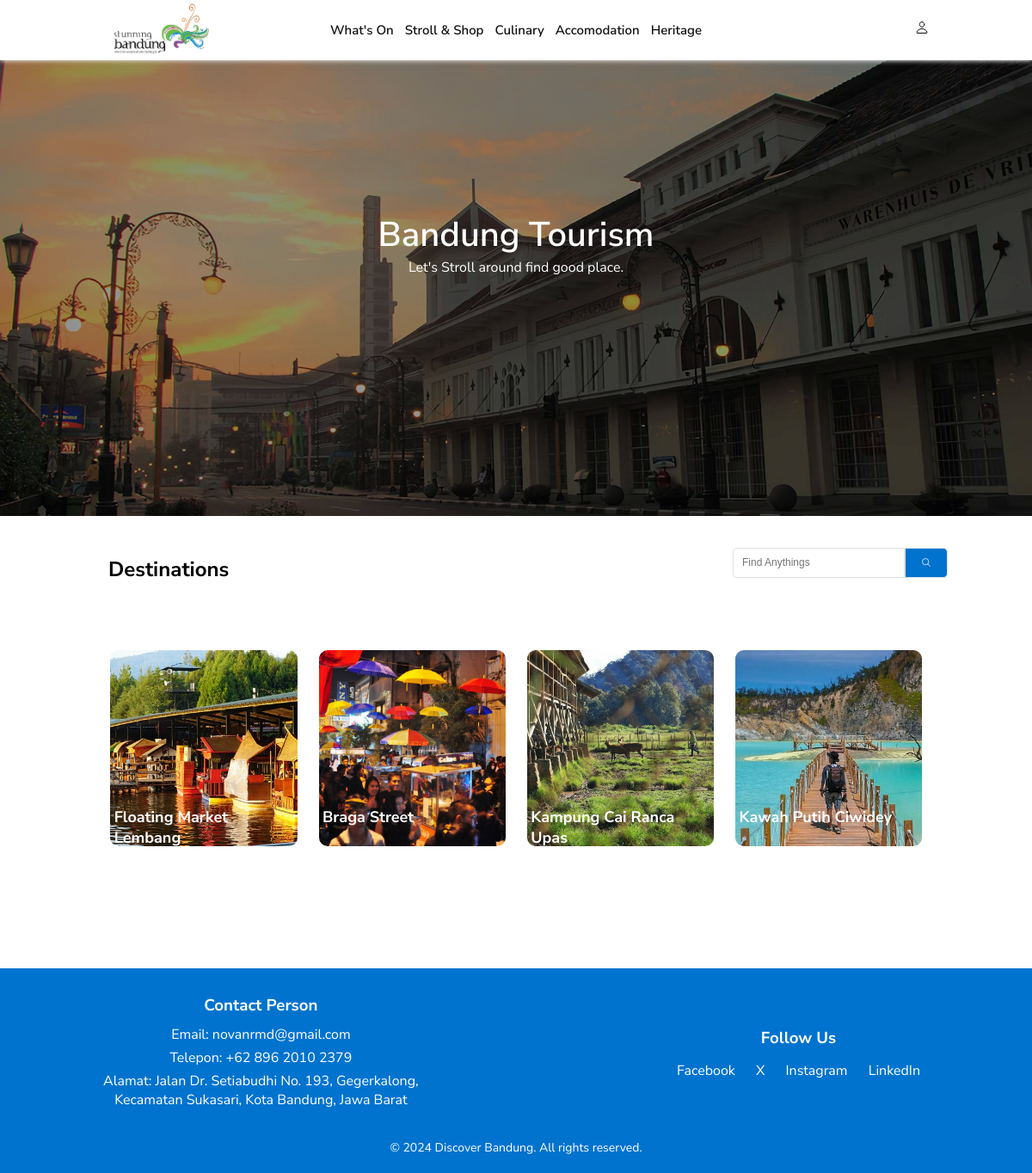
The app's page /strollshop.php with its own data.
### tables this page shows
CREATE TABLE `destination` (
  `id` int NOT NULL,
  `gambar_destination` varchar(255) NOT NULL,
  `judul_destination` varchar(50) NOT NULL
);

### admin/functions.php (called while the page is built, shortened)
<?php
$conn = mysqli_connect("localhost", "root", "", "pw2024_tubes_233040143");
function query($query)
{
    global $conn;
    $result = mysqli_query($conn, $query);
    $rows = [];
    while ($row = mysqli_fetch_assoc($result)) {
        $rows[] = $row;
    }
    return $rows;
}
?>

### strollshop.php (the view, shortened to what this page needs)
<?php
require 'admin/functions.php';
$destination = query("SELECT * FROM destination");
?>
<!DOCTYPE html>
<html lang="en">
  <head>
    <link rel="stylesheet" href="css/index.css" />
  </head>
  <body>
    <div class="navigation">
      <div class="logo">
        <a href=""><img src="assets/logo.png" alt="" /></a>
      </div>
      <div class="nav">
        <a href="index.php" class="nav-link">What's On</a>
        <a href="strollshop.php" class="nav-link">Stroll & Shop</a>
        <a href="culinary.php" class="nav-link">Culinary</a>
        <a href="accomodation.php" class="nav-link">Accomodation</a>
        <a href="heritage.php" class="nav-link">Heritage</a>
      </div>
      <div class="admin">
        <a href="login.php"><ion-icon name="person-outline"></ion-icon></a>
      </div>
    </div>
    <div class="hero">
      <img src="assets/header2.jpeg" alt="">
    </div>
    <div class="herotext">
      <h1>Bandung Tourism</h1>
      <h2>
        Let's Stroll around find good place.
      </h2>
    </div>
    <div class="search-container">
      <h2>Destinations</h2>
      <form action="" class="search-bar">
        <input type="text" class="search-input" placeholder="Find Anythings">
        <button class="search-button"><ion-icon name="search-outline"></ion-icon></button>
      </form>
    </div>
    <div class="catalog">
      <?php foreach ($destination as $dest) : ?>
      <div class="event2">
        <a href="floatingmarket.php">
          <div class="photo">
            <img src="assets/<?= $dest["gambar_destination"];?>" alt="" />
            <div class="textevent2">
              <h2><?= $dest["judul_destination"]; ?></h2>
            </div>
          </div>
        </a>
      </div>
      <?php endforeach; ?>
    </div>
  </body>
  <footer>
    <div class="container">
        <div class="contact">
            <h3>Contact Person</h3>
            <p>Email: novanrmd@gmail.com</p>
            <p>Telepon: +62 896 2010 2379</p>
            <p>Alamat: Jalan Dr. Setiabudhi No. 193, Gegerkalong, <br> Kecamatan Sukasari, Kota Bandung, Jawa Barat </p>
        </div>
        <div class="social-media">
            <h3>Follow Us</h3>
            <a href="https://www.facebook.com/groups/infobandungkota" target="_blank"><i class="fab fa-facebook-f"></i> Facebook</a>
            <a href="https://x.com/Infobandungkota" target="_blank"><i class="fab fa-twitter"></i> X</a>
            <a href="https://www.instagram.com/infobandungkota/" target="_blank"><i class="fab fa-instagram"></i> Instagram</a>
            <a href="https://linkedin.com" target="_blank"><i class="fab fa-linkedin"></i> LinkedIn</a>
        </div>
    </div>
    <div class="copyright">
        &copy; 2024 Discover Bandung. All rights reserved.
    </div>
</footer>
</html>

### css/index.css (style rules this page uses)
* { padding: 0; margin: 0; box-sizing: border-box; list-style-type: none; text-decoration: none; }
body { font-family: "Nunito Sans", sans-serif; position: relative; overflow-x: hidden; }
.navigation { width: 100%; height: 70px; align-items: center; justify-content: space-between; position: fixed; display: flex; top: 0; background-color: white; z-index: 9999; box-shadow: 0px 1px 5px #e0e0e0; z-index: 99999; }
.logo img { top: -26%; width: 130px; height: 110px; position: absolute; left: 10%; }
.nav { font-weight: 600; display: flex; position: absolute; justify-content: space-between; align-items: center; left: 32%; top: 0.5px; right: 32%; bottom: 0; padding: 0; font-size: 15px; }
.navigation a { color: #111111; transition: 0.2s; }
.admin { position: absolute; right: 10%; }
.hero img { width: 100%; height: 75vh; position: relative; filter: brightness(60%); top: 20%; object-fit: cover; }
.herotext h1 { width: 100%; position: absolute; top: 18%; text-align: center; font-size: 40px; color: white; text-align: center; font-weight: 600; z-index: 999; }
.herotext h2 { width: 100%; position: absolute; top: 22%; text-align: center; font-size: 16px; color: white; text-align: center; font-weight: 400; z-index: 999; }
.search-container { margin-top: 40px; position: relative; width: 100%; height: 30px; }
.search-container h2 { margin-left: 10.5%; }
.search-bar { position: absolute; left: 71%; bottom: 15%; display: flex; justify-content: center; align-items: center; }
.search-input, .search-button { padding: 10px; font-size: 12px; border: 1px solid #e0e0e0; border-radius: 5px 0 0 5px; outline: none; width: 200px; height: 35px; }
.search-button { color: #fff; background-color: #0073cf; border-radius: 0 5px 5px 0; cursor: pointer; width: 50px; }
.catalog { left: 0%; width: 100%; position: relative; justify-content: start; display: flex; align-items: center; flex-wrap: wrap; gap: 25px; padding: 70px; }
.event, .event2 { width: 20.5%; margin-top: 10px; position: relative; justify-content: space-between; align-items: center; border-radius: 10px 10px; left: 5.5%; }
.event2 { height: 300px; }
.photo { width: 100%; height: 76%; position: relative; border-radius: 10px 10px; }
.photo img { position: absolute; top: 0; left: 0; width: 100%; height: 100%; object-fit: cover; border-radius: 10px 10px; }
.textevent h2, .textevent2 h2 { align-items: center; position: absolute; font-weight: 700; }
.textevent2 h2 { top: 80%; font-size: 18px; left: 2%; color: white; }
footer { background-color: #0073cf; color: white; padding: 20px 0; text-align: center; }
footer .container { width: 80%; margin: 0 auto; display: flex; justify-content: space-between; align-items: center; flex-wrap: wrap; }
footer .contact, footer .social-media { margin: 10px 0; }
footer .contact h3, footer .social-media h3 { margin-bottom: 10px; }
footer .contact p, footer .social-media a { margin: 5px 0; color: white; text-decoration: none; }
footer .social-media a { margin: 0 10px; }
footer .copyright { margin-top: 20px; font-size: 14px; }

### records on screen
destination: gambar_destination (picture), judul_destination "Floating Market Lembang"
destination: gambar_destination (picture), judul_destination "Braga Street"
destination: gambar_destination (picture), judul_destination "Kampung Cai Ranca Upas"
destination: gambar_destination (picture), judul_destination "Kawah Putih Ciwidey"
